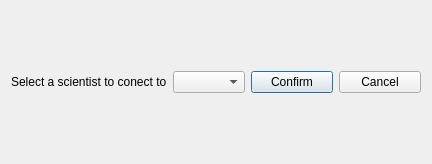
<?xml version="1.0" encoding="UTF-8"?>
<ui version="4.0">
 <class>DialogAddCompConnection</class>
 <widget class="QDialog" name="DialogAddCompConnection">
  <property name="geometry">
   <rect>
    <x>0</x>
    <y>0</y>
    <width>432</width>
    <height>164</height>
   </rect>
  </property>
  <property name="font">
   <font>
    <family>Arial</family>
   </font>
  </property>
  <property name="windowTitle">
   <string>Dialog</string>
  </property>
  <layout class="QHBoxLayout" name="horizontalLayout_4">
   <item>
    <layout class="QHBoxLayout" name="horizontalLayout_3">
     <item>
      <layout class="QHBoxLayout" name="horizontalLayout">
       <item>
        <widget class="QLabel" name="label">
         <property name="text">
          <string>Select a scientist to conect to</string>
         </property>
        </widget>
       </item>
       <item>
        <widget class="QComboBox" name="comboBox_addCompCon">
         <property name="font">
          <font>
           <italic>true</italic>
          </font>
         </property>
        </widget>
       </item>
      </layout>
     </item>
     <item>
      <layout class="QHBoxLayout" name="horizontalLayout_2">
       <item>
        <widget class="QPushButton" name="button_confirmCompCon">
         <property name="text">
          <string>Confirm</string>
         </property>
        </widget>
       </item>
       <item>
        <widget class="QPushButton" name="button_cancelConComp">
         <property name="text">
          <string>Cancel</string>
         </property>
        </widget>
       </item>
      </layout>
     </item>
    </layout>
   </item>
  </layout>
 </widget>
 <resources/>
 <connections/>
</ui>
